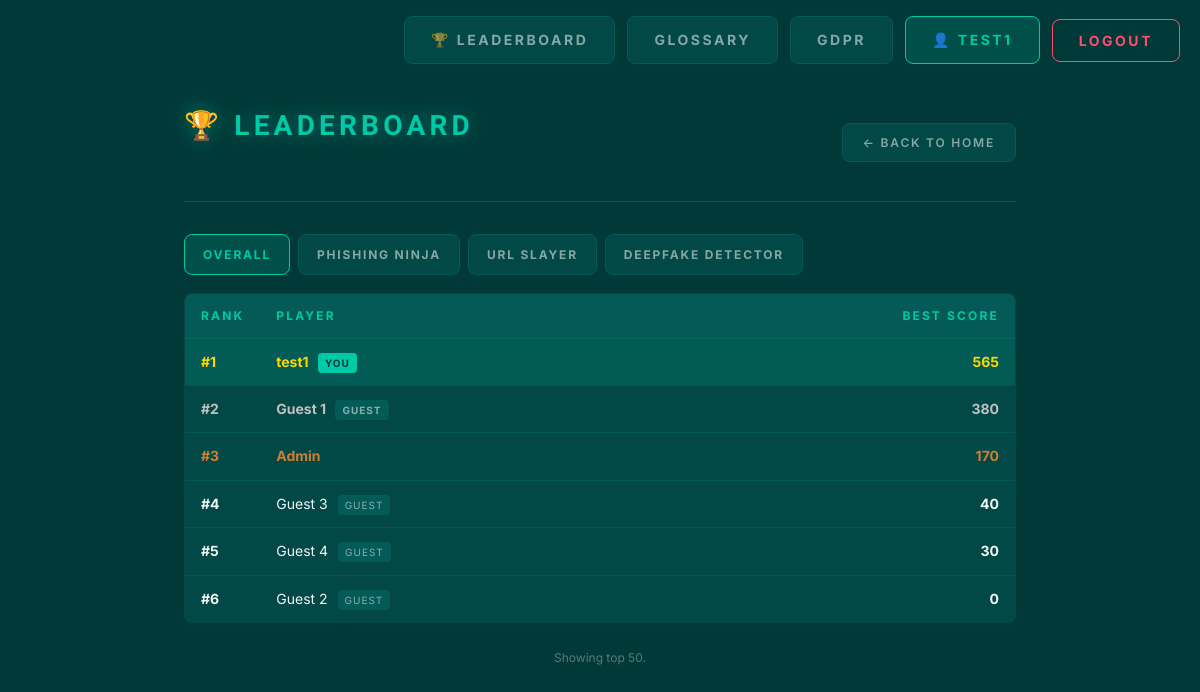
Page /leaderboard/ (signed in) on the committed database.
### game/models.py (models this page shows, shortened)
class GuestPlayer(models.Model):
    session_key  = models.CharField(max_length=64, unique=True, db_index=True)
    display_name = models.CharField(max_length=32)
    created_at   = models.DateTimeField(auto_now_add=True)
    class Meta:
        ordering = ['created_at']

### game/views.py (the view)
# urls.py: path('leaderboard/',     views.leaderboard_view,    name='leaderboard'),
def leaderboard_view(request):
    game_filter = request.GET.get('game', 'total')
    rows = []
    if game_filter in ('email', 'url', 'ai'):
        qs = (
            GameSession.objects
            .filter(game=game_filter)
            .values('user__username', 'guest__display_name', 'user_id', 'guest_id')
            .annotate(best=Max('score'))
            .order_by('-best')[:50]
        )
        for r in qs:
            name = r['user__username'] or r['guest__display_name'] or 'Unknown'
            rows.append({
                'name':     name,
                'is_guest': r['guest_id'] is not None,
                'is_you':   request.user.is_authenticated and r['user__username'] == request.user.username,
                'score':    r['best'],
            })
    else:
        agg = {}
        for game_code, _ in GAME_CHOICES:
            for s in (
                GameSession.objects
                .filter(game=game_code)
                .values('user_id', 'guest_id', 'user__username', 'guest__display_name')
                .annotate(best=Max('score'))
            ):
                key = ('u', s['user_id']) if s['user_id'] else ('g', s['guest_id'])
                if key not in agg:
                    agg[key] = {
                        'name':     s['user__username'] or s['guest__display_name'] or 'Unknown',
                        'is_guest': s['guest_id'] is not None,
                        'is_you':   request.user.is_authenticated and s['user__username'] == request.user.username,
                        'score':    0,
                    }
                agg[key]['score'] += s['best'] or 0
        rows = sorted(agg.values(), key=lambda x: -x['score'])[:50]
    return render(request, 'game/leaderboard.html', {
        'rows': rows,
        'game_filter': game_filter,
        'tabs': [
            ('total', 'Overall'),
            ('email', 'Phishing Ninja'),
            ('url',   'URL Slayer'),
            ('ai',    'Deepfake Detector'),
        ],
    })

### game/templates/game/leaderboard.html (shortened to what this page needs)
{% load static %}
<!DOCTYPE html>
<html lang="en">
<head>
    <link rel="stylesheet" href="{% static 'css/style.css' %}">
</head>
<body>
    {% include 'game/navbar.html' %}
    <div class="container leaderboard-container">
        <div class="header">
            <h1>🏆 Leaderboard</h1>
            <a href="{% url 'home' %}" class="back-link">← Back to Home</a>
        </div>
        <div class="leaderboard-tabs">
            {% for code, label in tabs %}
                <a href="?game={{ code }}" class="tab-btn {% if game_filter == code %}active{% endif %}">{{ label }}</a>
            {% endfor %}
        </div>
        {% if rows %}
        <table class="leaderboard-table">
            <thead>
                <tr><th class="rank-cell">Rank</th><th>Player</th><th class="score-cell">Best Score</th></tr>
            </thead>
            <tbody>
                {% for row in rows %}
                <tr class="{% if row.is_you %}is-you{% endif %}">
                    <td class="rank-cell">#{{ forloop.counter }}</td>
                    <td>
                        {{ row.name }}
                        {% if row.is_guest %}<span class="guest-tag">Guest</span>{% endif %}
                        {% if row.is_you %}<span class="guest-tag" style="background:var(--green); color:var(--bg);">You</span>{% endif %}
                    </td>
                    <td class="score-cell">{{ row.score }}</td>
                </tr>
                {% endfor %}
            </tbody>
        </table>
        {% else %}
        <p style="text-align:center; color:var(--text-dim); padding:40px;">
            No scores yet. Be the first to play!
        </p>
        {% endif %}
        <p style="text-align:center; margin-top:24px; font-size:var(--font-xs); color:var(--text-muted);">
            Showing top 50.
        </p>
    </div>
</body>
</html>

### game/templates/game/navbar.html (shortened to what this page needs)
<div class="nav-bar">
    <a href="{% url 'leaderboard' %}" class="nav-btn">🏆 Leaderboard</a>
    <a href="{% url 'glossary' %}" class="nav-btn">Glossary</a>
    <a href="{% url 'gdpr' %}" class="nav-btn">GDPR</a>
    {% if user.is_authenticated %}
        <a href="{% url 'profile' %}" class="nav-btn profile-btn">👤 {{ user.username }}</a>
        <form action="{% url 'logout' %}" method="post" class="nav-form">
            <button type="submit" class="nav-btn logout-btn">Logout</button>
        </form>
    {% else %}
        <a href="{% url 'login' %}" class="nav-btn">Login</a>
        <a href="{% url 'register' %}" class="nav-btn">Register</a>
    {% endif %}
</div>

### rows in the picture
GuestPlayer: name "Guest 1", shows "GUEST", score "380"
GuestPlayer: name "Guest 3", shows "GUEST", score "40"
GuestPlayer: name "Guest 4", shows "GUEST", score "30"
GuestPlayer: name "Guest 2", shows "GUEST", score "0"

### other values in the picture
{{ user.username }} "TEST1"
{{ label }} "OVERALL" "PHISHING NINJA" "URL SLAYER" "DEEPFAKE DETECTOR"
{{ row.name }} "test1" "Admin"
{{ row.score }} "565" "170"
